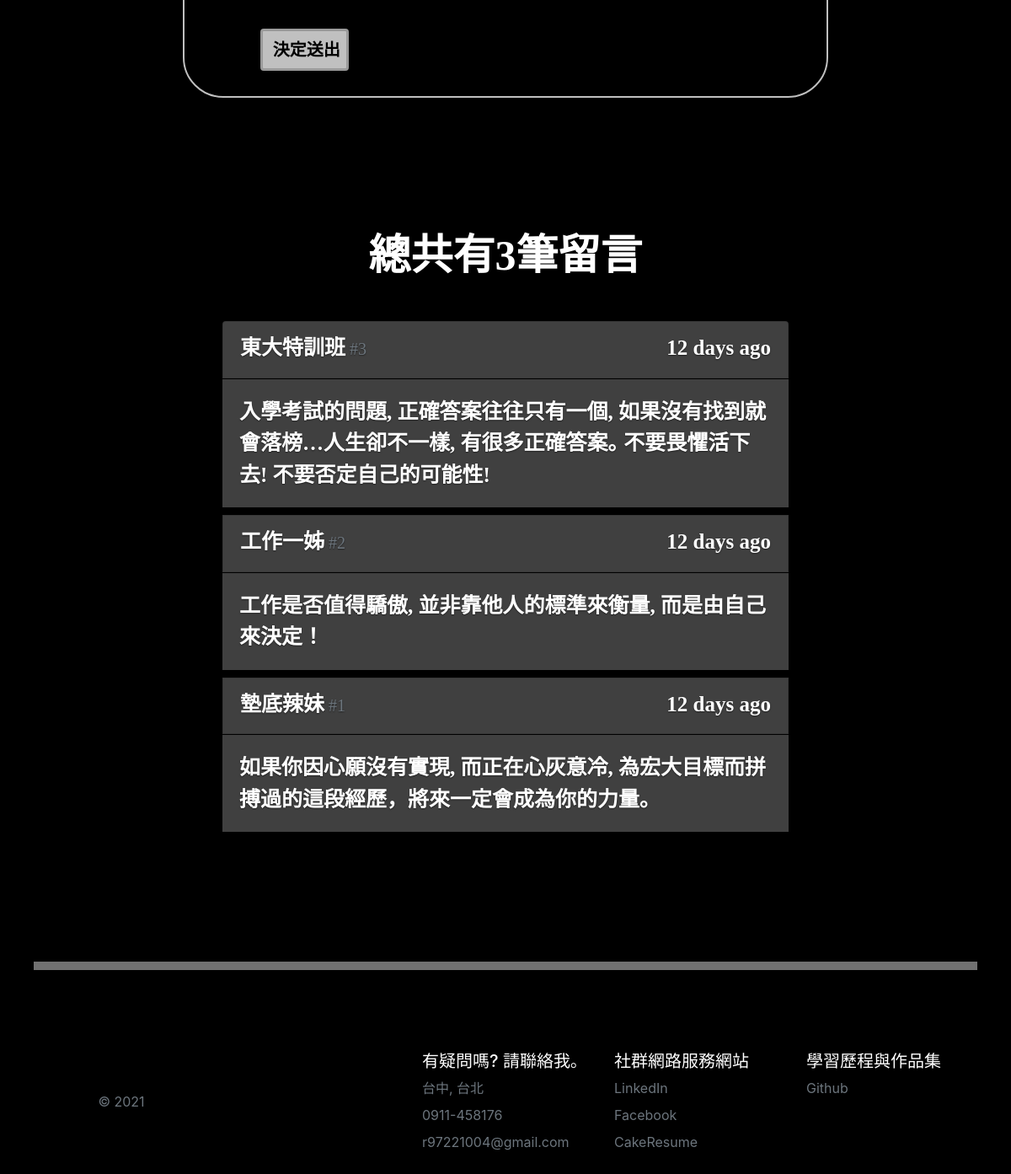
The app's page /message (lower part), older data.
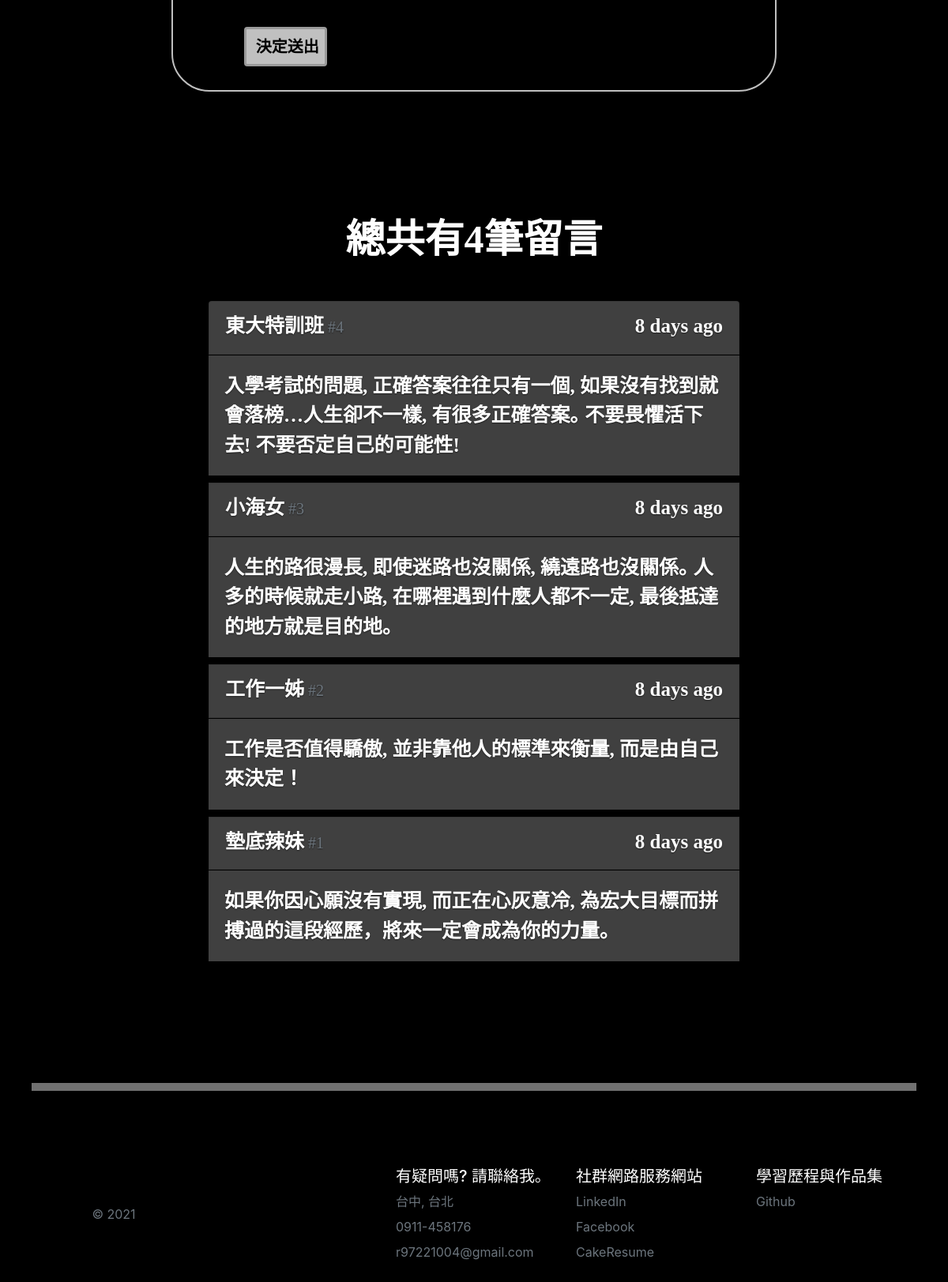
The same page, newer data.
### PersonalWeb/models.py (models this page shows)
class Message(db.Model):
    id = db.Column(db.Integer, primary_key = True)
    name = db.Column(db.String(20))
    body = db.Column(db.String(200))
    timestamp = db.Column(db.DateTime, default = datetime.utcnow, index = True )

### PersonalWeb/views.py (the view, shortened to what this page needs)
@app.route('/message', methods = ['GET', 'POST'])
def message():
    form = HelloForm()
    messages = Message.query.order_by(Message.timestamp.desc()).all()
    return render_template('message.html', form = form, messages = messages)

### PersonalWeb/forms.py
class HelloForm(FlaskForm):
    name = StringField(label = '姓名', validators = [DataRequired(), Length(1, 20)], render_kw = {'placeholder': '大古翔平'})
    body = TextAreaField(label = '內文', validators=[DataRequired(), Length(1, 200)], render_kw = {'placeholder': '我很確定我以後一定會遇到一面阻擋自己的牆, 一旦我撞上這面牆, 那我就得更加努力去嘗試, 付出一切去跨越這道牆｡'} )
    submit = SubmitField(label='決定送出')

### PersonalWeb/templates/message.html (shortened to what this page needs)
{% extends 'base.html' %}
{% from 'bootstrap/form.html' import render_form %}
{% block main %}
<div class="row">
    <div class="col-md-2"></div>
    <div class="col-md-8 text-left center">
        {{ render_form(form, button_map = {'submit':'danger'}, extra_classes = 'message') }}
    </div>
    <div class="col-md-2"></div>
</div>
<div class="total">
    總共有{{ messages | length }}筆留言
</div>
<div class="list-group">
    {% for message in messages %}
        <a class="list-group-item list-group-item-action flex-column mylist">
            <div class="d-flex w-100 justify-content-between">
                <span class="mb-1 name">
                    {{ message.name }}<small class="text-muted"> #{{ loop.revindex }}</small>
                </span >
                <span class="mb-1 name" data-toggle='tooltip' data-placeent="top"
                      data-timestamp="{{ message.timestamp.strftime('%Y-%m-%dT%H:%M:%SZ') }}"
                      data-delay="500">
                      {{ moment(message.timestamp).fromNow(refresh=True) }}
                </span>
            </div>
        </a>
        <p class ="mb-1 text-left word">{{ message.body }}</p>
    {% endfor %}
</div>
<center ><div class="divider1"></div></center>
{% endblock %}

Row changes from the older to the newer data that the page shows:
changed Message "東大特訓班": timestamp "12 days ago" → "8 days ago"
added Message: name "小海女", timestamp "8 days ago", body "人生的路很漫長, 即使迷路也沒關係, 繞遠路也沒關係｡ 人多的時候就走小路, 在哪裡遇到什麼人都不一定, 最後抵達的地方就是目的地｡"
changed Message "工作一姊": timestamp "12 days ago" → "8 days ago"
changed Message "墊底辣妹": timestamp "12 days ago" → "8 days ago"
Text that changed along with them:
{{ messages | length }}: "3" → "4"
